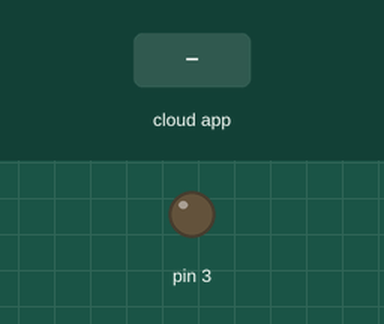
Bench run of a sketch on a simulated Arduino Uno, built with avr-gcc and run on an emulated ATmega328P. Shown: output pins drawn as LEDs (lit = HIGH). Dashed ring = blinking. The test bench sets the inputs (shaded band). The ROS host is connected and sends only what is stated.

Above: at 1.2 s.
1.3 s: the phone or cloud app sets morse_code to 0
At 1.7 s:
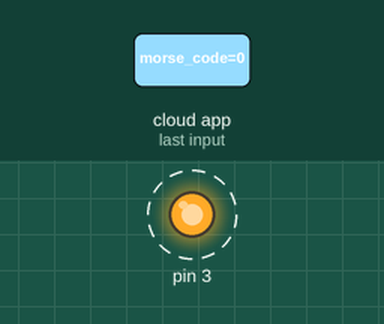
4.3 s: the phone or cloud app sets morse_code to 1
At 4.9 s:
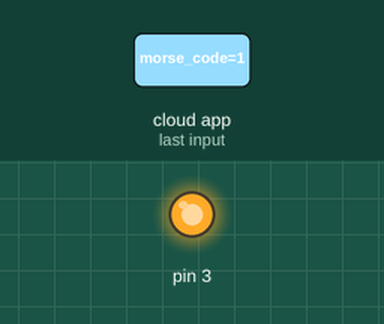
Timing chart, 0 to 10.2 s (numbered marks = the images above; inputs shaded):
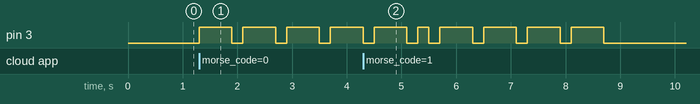

The sketch:

morse_code.ino
```cpp
#include <Arduino.h>
#include <ros.h>
#include <std_msgs/String.h>
#define UTIME 200

String morsecode[] =
{
  "-----", ".----", ".---", "...--", "....-", //0 ~ 4
  ".....", "-....", "--...", "---..", "----.",  //5 ~ 9
  "", "", "", "", "", "", "", //: ; < = > ? @
  ".-", "-...", "-.-.", "-..", ".", "..-.", "--.",  //A ~ G
  "....", "..", ".---", "-.-", ".-..", "--", "-.",  //H ~ N
  "---", ".--.", "--.-", ".-.", "...", "-", "..-",  //O ~ U
  "...-", ".--", "-..-", "-.--", "--..",  //V ~ Z
};

void morseCallback(const std_msgs::String& msg);

ros::NodeHandle nh;
ros::Subscriber<std_msgs::String> sub("morse_code", &morseCallback);

void morseCallback(const std_msgs::String& msg)
{
  String input = msg.data;
  Morse(input);
}

void Morse(String input)
{
  for (int i = 0; i < input.length(); i++)
  {
    if (input[i] == ' ')
    {
      delay(UTIME * 7);
      continue;
    }

    char c = input[i];
    if (c >= '0' && c <= '9')
    {
      String code = morsecode[c - '0'];

      for (int j = 0; j < code.length(); j++)
      {
        if (code[j] == '.')
        {
          digitalWrite(3, HIGH); // Start vibration
          delay(UTIME);
          digitalWrite(3, LOW);
        }
        else if (code[j] == '-')
        {
          digitalWrite(3, HIGH); // Start vibration
          delay(UTIME * 3);
          digitalWrite(3, LOW);
        }

        delay(UTIME); // Pause between dots and dashes
      }

     // Serial.println(code);
    }
  }
}

void setup()
{
  Serial.begin(115200);
  pinMode(3, OUTPUT);

  nh.initNode();
  nh.subscribe(sub);
}

void loop()
{
  nh.spinOnce();
}
```

Measured:
- after the input at 1.3 s, pin 3: alternates HIGH for 0.60 s and LOW for 0.20 s, starting at once
